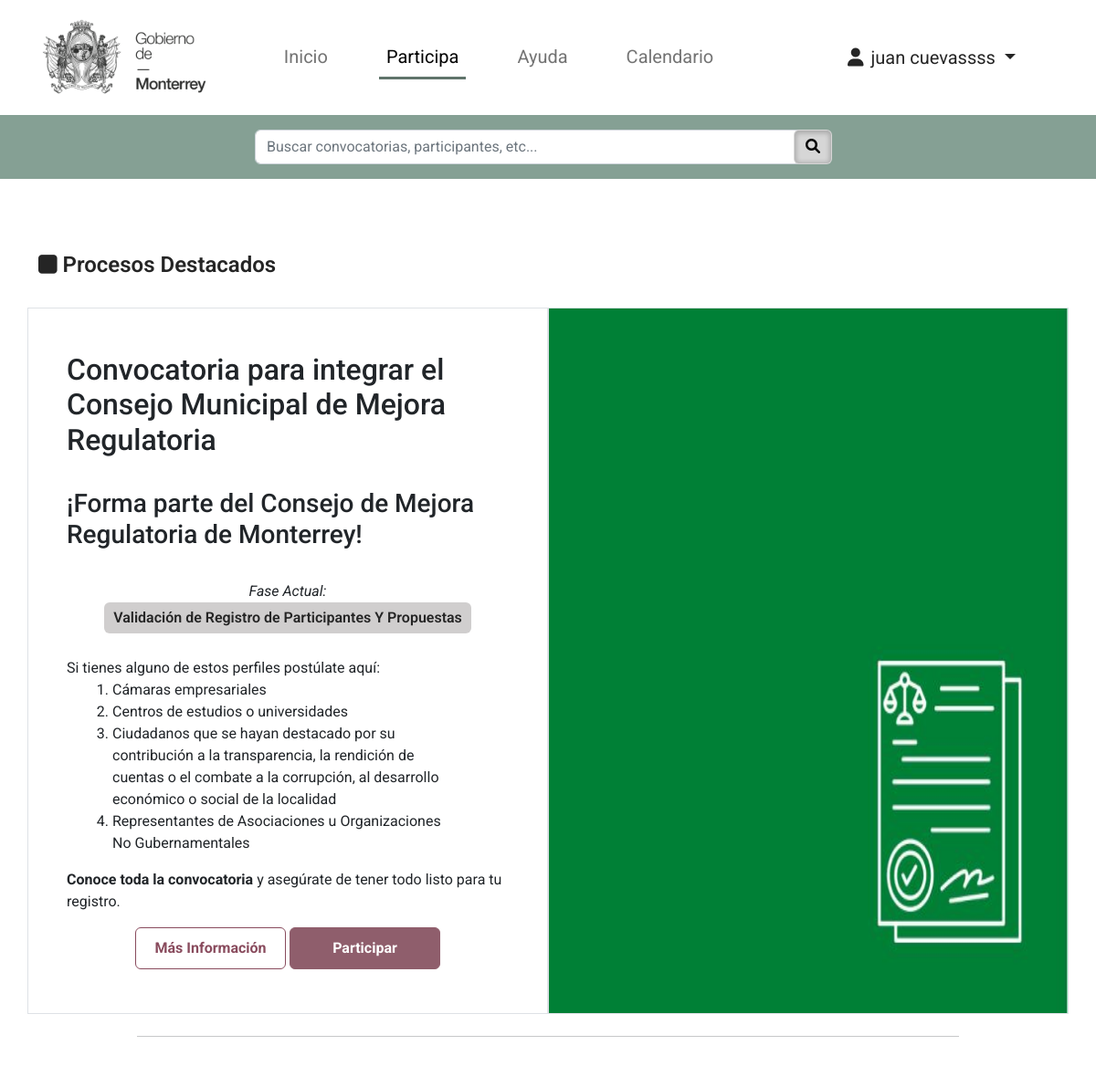
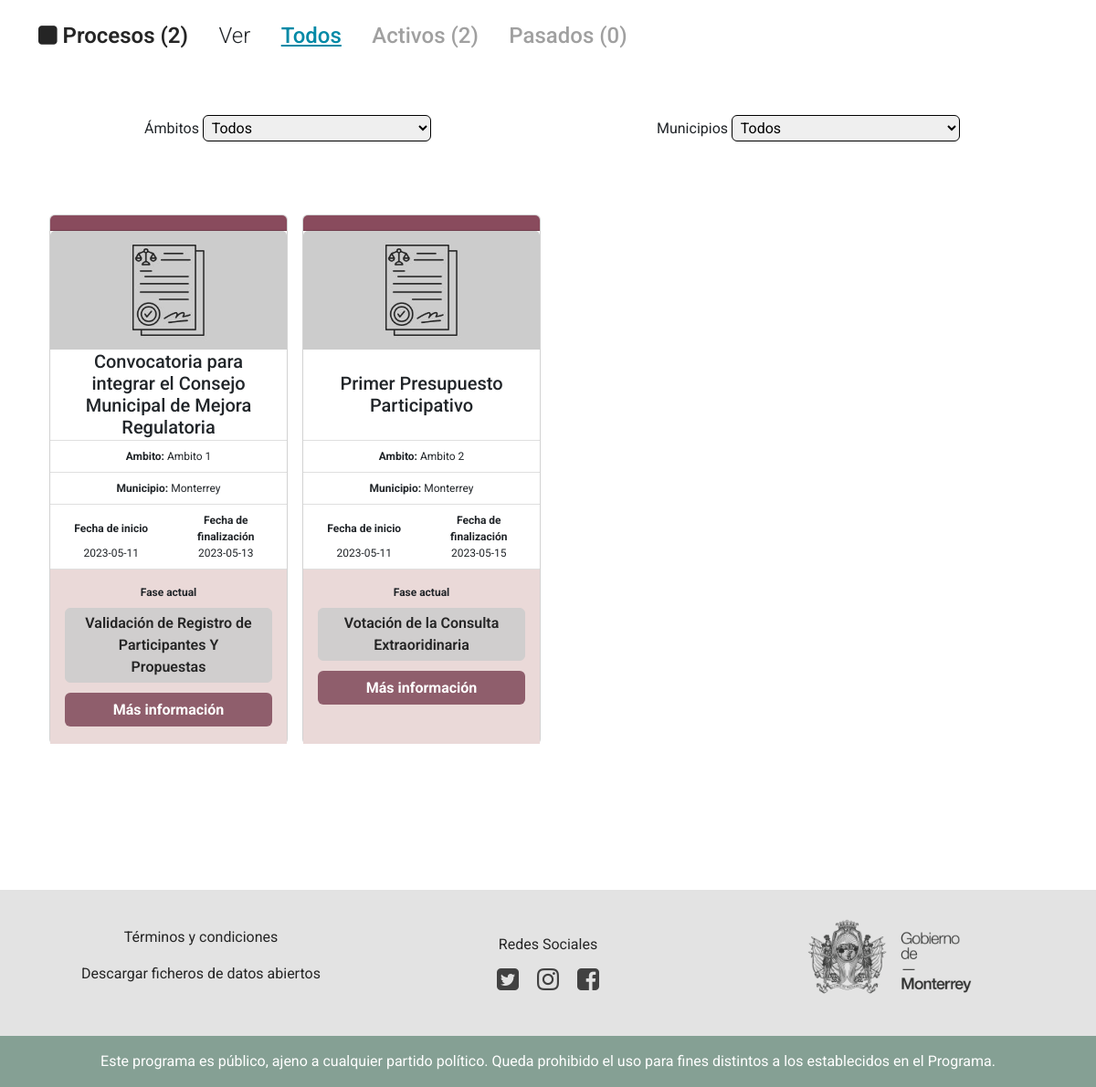
The app's page /participa.php (signed in) with its own data (2 pictures, top to bottom).
### tables this page shows
CREATE TABLE `fases` (
  `pid` int(11) NOT NULL,
  `n_fase` int(11) NOT NULL,
  `titulo_fase` varchar(256) NOT NULL,
  `descripcion_fase` varchar(2048) NOT NULL,
  `estado` enum('1','2','3') NOT NULL,
  `fecha_inicio_fases` date NOT NULL,
  `fecha_fin_fases` date NOT NULL,
  `tipo` int(11) DEFAULT NULL
);

CREATE TABLE `procesos` (
  `pid` int(11) NOT NULL,
  `estatus` tinyint(1) NOT NULL,
  `fase_actual` int(11) NOT NULL,
  `titulo_proceso` varchar(256) NOT NULL,
  `subtitulo_proceso` varchar(256) DEFAULT NULL,
  `descripcion_proceso` varchar(2048) NOT NULL,
  `descripcion_c_proceso` mediumtext NOT NULL,
  `fecha_inicio_proceso` date NOT NULL,
  `fecha_fin_proceso` date NOT NULL,
  `aid` int(11) NOT NULL,
  `mid` int(11) NOT NULL,
  `img` varchar(256) DEFAULT NULL
);

CREATE TABLE `ambitos` (
  `aid` int(11) NOT NULL,
  `nombre_ambito` varchar(256) NOT NULL
);

CREATE TABLE `municipios` (
  `mid` int(11) NOT NULL,
  `nombre_municipio` varchar(256) NOT NULL
);

### participa.php (the view, shortened to what this page needs)
<?php
    require 'config/db.php';
    $stmt = $pdo->prepare("CALL get_process_featured_2()");
    $stmt->execute();
    $rows = $stmt->fetchAll();
?>
<!DOCTYPE html>
<html lang="en">
<head>
    <link rel="stylesheet" href="css/template.css">
    <link rel="stylesheet" href="css/timeline2.css">
    <link href="https://cdn.jsdelivr.net/npm/bootstrap@5.2.3/dist/css/bootstrap.min.css" rel="stylesheet">
    <link rel="stylesheet" href="https://cdnjs.cloudflare.com/ajax/libs/font-awesome/6.0.0/css/all.min.css" />
    <link rel="stylesheet" href="https://stackpath.bootstrapcdn.com/font-awesome/4.7.0/css/font-awesome.min.css">
</head>
<body style="font-family: Roboto;">
    <nav class="navbar navbar-expand-lg">
        <div class="container">
            <a class="navbar-brand" href="#"><img src="img/logo.png" style="width: 200px;" alt="Logo del Gobierno de Monterrey"></a>
            <div class="collapse navbar-collapse mx-auto" id="navbarSupportedContent">
                <ul class="navbar-nav me-auto mx-auto mb-2 mb-lg-0 text-center">
                <li class="nav-item">
                    <a class="nav-link" href="index.php">Inicio</a>
                </li>
                <li class="nav-item mx-5">
                    <a class="nav-link a-active" href="participa.php">Participa</a>
                </li>
                <li class="nav-item">
                    <a class="nav-link" href="ayuda.php">Ayuda</a>
                </li>
                <li class=" mx-5 nav-item">
                    <a class="nav-link" href="calendario.php">Calendario</a>
                </li>
                </ul>
				<?php require 'components/login.php' ?>
            </div>
        </div>
    </nav>
    <?php require 'components/search_bar.php'; ?>
    <div class="container process-featured">
        <h4 style="color: #252525; font-weight: 600;"><i class="fa fa-square" aria-hidden="true"></i> Procesos Destacados</h4>
    </div>
    <?php
        foreach($rows as $row){
    ?>
        <div class="container process-featured-container">
            <div class="row row-cols-1 row-cols-md-1 row-cols-lg-2">
                <div class="col border">
                    <div class="my-5">
                        <h2 class="process-featured-title">
                            <?php
                                echo $row['titulo_proceso'];
                            ?>
                        </h2>
                        <h3 class="process-featured-title2">
                            <?php
                                echo $row['subtitulo_proceso'];
                            ?>
                        </h3>
                        <center>
                        <p class="process-featured-text"><i>Fase Actual:</i>
                            <button disabled class="process-featured-button-3">
                                <?php
                                    echo $row['titulo_fase'];
                                ?>
                            </button>
                        </p>
                        </center>
                            <?php
                                echo $row['descripcion_proceso'];
                            ?>
                        <center>
                            <a href="participa2.php?id=<?php echo $row['pid']; ?>&token=<?php echo hash_hmac('sha1', $row['pid'], KEY_TOKEN );?>" ><button class="process-featured-button-1">Más Información</button></a>
                            <button class="process-featured-button-2">Participar</button>
                        </center>
                    </div>
                </div>
                <div class="col border d-flex justify-content-center align-items-center" style="padding: 0 0;  background-image: url(img/img4.jpg); background-position: center; background-repeat: no-repeat; background-size: 100% 100%;">
                    <img class="card-img" src="img/img4.jpg" alt="" style="filter: opacity(0)">
                </div>
            </div>
        </div>
    <?php
        }
    ?>
    <hr style="width: 75%; margin: 0 auto;">
    <div class="container process-featured">
        <div class="process-filter">
            <?php
                $stmt = $pdo->prepare("CALL count_process()");
                $stmt->execute();
                $rows = $stmt->fetch();
            ?>
            <h4 style="color: #252525; font-weight: 600;"><i class="fa fa-square" aria-hidden="true"></i> Procesos (<?php echo $rows['count(pid)']; ?>)</h4>
            <h4 class="see-process">Ver</h4>
            <h4><a class="procesos-f process-filter-a-active" data-value="1" >Todos</a></h4>
            <?php
                $stmt = $pdo->prepare("CALL count_process_active()");
                $stmt->execute();
                $rows = $stmt->fetch();
            ?>
            <h4><a class="procesos-f process-filter-a-down" data-value="2">Activos (<?php echo $rows['count(pid)']; ?>)</a></h4>
            <?php
                $stmt = $pdo->prepare("CALL count_process_down()");
                $stmt->execute();
                $rows = $stmt->fetch();
            ?>
            <h4><a class="procesos-f process-filter-a-down" data-value="3">Pasados (<?php echo $rows['count(pid)']; ?>)</a></h4>
        </div>
    </div>
    <div class="container process-content">
        <div class="row text-center">
            <div class="col">
                <p>Ámbitos
                    <select  id="ambitos"  name="ambitos" class="process-select" type="text">
                        <option value="0" selected>Todos</option>
                    </select>
                </p>
            </div>
            <div class="col">
                <p>Municipios
                    <select  id="municipios" name="municipios" class="process-select" type="text">
                        <option value="0" selected>Todos</option>
                    </select>
                </p>
            </div>
        </div>
        <div class="container text-center" style="margin-top: 4rem; margin-bottom: 8rem;">
            <div class="process-card-scroll">
                <div class="filter row row-cols-1 row-cols-md-2 row-cols-lg-4 d-flex align-items-stretch g-3">
                    <?php
                        $stmt = $pdo->prepare("CALL get_process_card()");
                        $stmt->execute();
                        $rows = $stmt->fetchAll();
                        foreach($rows as $row){
                            require 'components/card_proceso.php';
                        }
                    ?>
                </div>
            </div>
        </div>
    </div>
    <?php require 'components/footer.php'; ?>
</body>
</html>

### components/card_proceso.php
<div class="col">
    <div class="card h-100">
        <div class="card-header" style="background-color: #894B5D"></div>
        <img src="img/Distrito Sur.jpg" class="card-img-top" alt="Imagen del Distrito">
        <div class="card-body" style="padding: 0; background-color: #ead9d8">
            <ul class="list-group list-group-flush">
                <li class="list-group-item d-flex align-items-center" style="height: 100px; background-color: white;">
                    <h5 class="process-title-card"><?php echo $row['titulo_proceso'];?></h5>
                </li>
                <li class="list-group-item" style="background-color: white; ">
                    <p class="process-date-card"><strong>Ambito:</strong> <?php echo $row['nombre_ambito'];?> </p>
                </li>
                <li class="list-group-item " style="background-color: white;">
                    <p class="process-date-card"><strong>Municipio:</strong> <?php echo $row['nombre_municipio'];?> </p>
                </li>
                <li class="list-group-item" style="background-color: white;">
                    <div class="row d-flex align-items-center">
                        <div class="col">
                            <p class="process-date-card"><strong>Fecha de inicio</strong></p>
                        </div>
                        <div class="col">
                            <p class="process-date-card"><strong>Fecha de finalización</strong></p>
                        </div>
                    </div>
                    <div class="row">
                        <div class="col">
                            <p class="process-date-card"><?php echo $row['fecha_inicio_proceso'];?></p>
                        </div>
                        <div class="col">
                            <p class="process-date-card"><?php echo $row['fecha_fin_proceso'];?></p>
                        </div>
                    </div>
                </li>
                <li class="list-group-item d-flex flex-column" style="background-color: #ead9d8">
                    <p class="process-status-card"><strong>Fase actual</strong></p>
                    <button class="process-button"><?php echo $row['titulo_fase'];?></button>
                    <a href="participa2.php?id=<?php echo $row['pid']; ?>&token=<?php echo hash_hmac('sha1', $row['pid'], KEY_TOKEN );?>" ><button class="process-button-card"><strong>Más información</strong></button></a>
                </li>
            </ul>
        </div>
    </div>
</div>

### css/template.css (style rules this page uses)
:root { --accent:#894B5D; --spacing:2.5em; }
body { margin: 0; font-family: Roboto; }
* { box-sizing: border-box; }
nav { background-color: white; }
.nav-item { font-size: 20px; }
a.a-active { color: #000000; text-decoration: none; box-shadow: inset 0 -3px 0 0 #60746b; padding-bottom: .6rem; display: inline-block; transition: 300ms ease-out; }
.process-featured-container { padding-bottom: 2%; }
.process-featured { margin-top: 5rem; margin-bottom: 2rem; }
.process-featured-title { padding: 0 30px 0; }
.process-featured-title2 { padding: 26px 30px 0; font-size: 28px; }
.process-featured-text { padding: 26px 30px 0; font-size: 16px; margin: 0; }
.process-featured-list { padding: 0 80px 0; font-size: 16px; }
.process-featured-t-footer { padding: 0 30px 0; font-size: 16px; }
.process-featured-button-1 { padding: 10px 16px; font-weight: bold; width: 165px; color: #894B5D; background-color: white; border: 1px solid #894B5D; border-radius: 6px; transition: 300ms ease-in; }
.process-featured-button-2 { padding: 10px 16px; font-weight: bold; width: 165px; color: white; background-color: #8f5e6c; border: 1px solid #8f5e6c; border-radius: 6px; transition: 300ms ease-in; }
.process-featured-button-3 { padding: 5px 10px; font-weight: 600; color: #252525; background-color: #d0cece; border: none; border-radius: 6px; transition: 300ms ease-in; }
.process-filter { display: flex; gap: 3%; }
.process-filter-a-down { text-decoration: none; color: #a0a0a0; }
.process-filter-a-active { text-decoration: underline; color: #0089A6; }
.see-process { font-weight: 300; }
.process-content { margin-top: 4rem; margin-bottom: 10rem; }
.process-select { padding: .2rem 1.2rem .2rem .3rem; width: 200px; min-width: 250px; border-radius: 6px; border: .5px solid black; }
.process-title-card { font-size: 20px; padding: 0; margin: 0; }
.process-date-card { text-align: center; font-size: 12px; padding: 0; margin: 0; }
.process-status-card { text-align: center; font-size: 12px; padding-top: 8px; margin-bottom: 8px; }
.process-button { padding: 4px 16px; font-weight: 600; color: #252525; background-color: #d0cece; border: 1px solid #d0cece; border-radius: 6px; }
.process-button-card { width: 100%; margin-top: 5%; margin-bottom: 5%; border: 0; border-radius: 6px; padding: .4rem 0; color: white; background-color: #8f5e6c; }
.process-card-scroll { height: 580px; overflow-y: scroll; overflow-x: hidden; }

### records on screen
fases: pid.titulo_proceso "Convocatoria para integrar el Consejo Municipal de Mejora Regulatoria", pid.subtitulo_proceso "¡Forma parte del Consejo de Mejora Regulatoria de Monterrey!", titulo_fase "Validación de Registro de Participantes Y Propuestas", pid.descripcion_proceso "Si tienes alguno de estos perfiles postúlate aquí: Cámaras empresariales Centros de estudios o universidades Ciudadanos que se hayan destacado por su contribución a la transparencia, la rendición de cuentas o el combate a la corrupción, al desarrollo económico o social de la localidad Representantes de Asociaciones u Organizaciones No Gubernamentales Conoce toda la convocatoria y asegúrate de tener todo listo para tu registro."
procesos: titulo_proceso "Convocatoria para integrar el Consejo Municipal de Mejora Regulatoria", aid.nombre_ambito "Ambito 1", mid.nombre_municipio "Monterrey", fecha_inicio_proceso "2023-05-11", fecha_fin_proceso "2023-05-13", fases.titulo_fase "Validación de Registro de Participantes Y Propuestas"
procesos: titulo_proceso "Primer Presupuesto Participativo", aid.nombre_ambito "Ambito 2", mid.nombre_municipio "Monterrey", fecha_inicio_proceso "2023-05-11", fecha_fin_proceso "2023-05-15", fases.titulo_fase "Votación de la Consulta Extraoridinaria"

### other values on screen
$_SESSION['nombre'] "juan cuevassss"
$rows['count(pid)'] "2"
$rows['count(pid)'] "0"
